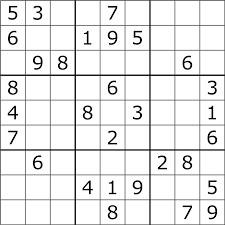
#> input picture open_CV_python/open_cv/sudoko.png, 225 x 225 px
$ python image_gradient.py   (older library calls are emulated)
#> lines starting #> are read from the running program, lines starting #| are printed output that depends on the picture
# -*- coding: utf-8 -*-
"""
Created on Thu Jan  7 07:34:15 2021

@author: Divija Ayala
"""

import cv2
import numpy as np
from matplotlib import pyplot as plt

img=cv2.imread("sudoko.png",0)
#> img is the input picture: shape (225, 225); min 0, max 255, mean 233.5

#If you want to detect both edges, keep the output datatype to some higher forms,
# like cv2.CV_16S, cv2.CV_64F etc, take its absolute value and
# then convert back to cv2.CV_8U(uint8)
lap=cv2.Laplacian(img, cv2.CV_64F,ksize=3)
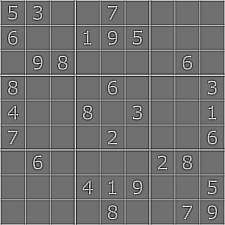
#> lap: shape (225, 225) float64; min -1530, max 1932, mean 8.4; drawn with min black and max white
lap=np.uint8(np.absolute(lap))
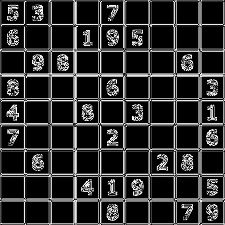
#> lap: shape (225, 225); min 0, max 254, mean 46.2

#Sobel operators is a joint Gausssian smoothing plus differentiation
#operation, so it is more resistant to noise. You can specify the
# direction of derivatives to be taken, vertical or horizontal
# by the arguments
sobelx=cv2.Sobel(img,cv2.CV_64F,1,0,ksize=-1)
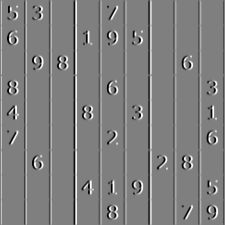
#> sobelx: shape (225, 225) float64; min -4080, max 4080, mean 2.2; drawn with min black and max white
sobelx=np.uint8(np.absolute(sobelx))
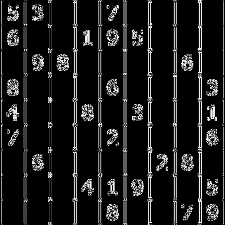
#> sobelx: shape (225, 225); min 0, max 255, mean 27.4

sobely=cv2.Sobel(img, cv2.CV_64F, 0, 1,ksize=-1)
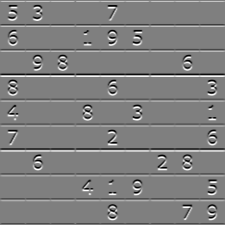
#> sobely: shape (225, 225) float64; min -4080, max 4080, mean 2.2; drawn with min black and max white
sobely=np.uint8(np.absolute(sobely))
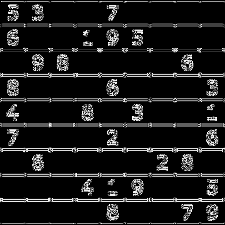
#> sobely: shape (225, 225); min 0, max 255, mean 27.6

sobel_combined=cv2.bitwise_or(sobelx, sobely)
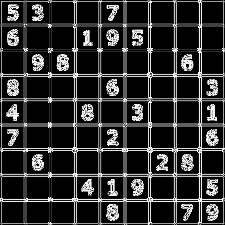
#> sobel_combined: shape (225, 225); min 0, max 255, mean 47.2

titles=['image','laplacian','sobelx','sobely','sobel_combined']
images=[img,lap,sobelx,sobely,sobel_combined]

for i in range(5):
    plt.subplot(2,3,1+i),plt.imshow(images[i],'gray')
    plt.title(titles[i])
    plt.xticks([]),plt.yticks([])

plt.show()

$ run again, with open_CV_python/open_cv/laplacian_pyramid.png copied over open_CV_python/open_cv/sudoko.png
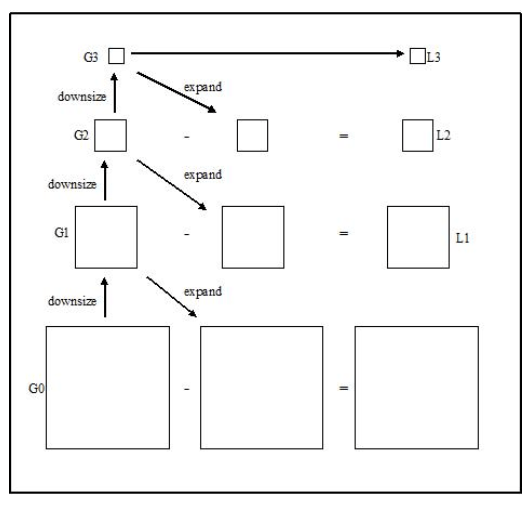
#> input picture open_CV_python/open_cv/laplacian_pyramid.png, 532 x 507 px
#> `sobely=cv2.Sobel(img, cv2.CV_64F, 0, 1,ksize=-1)`:
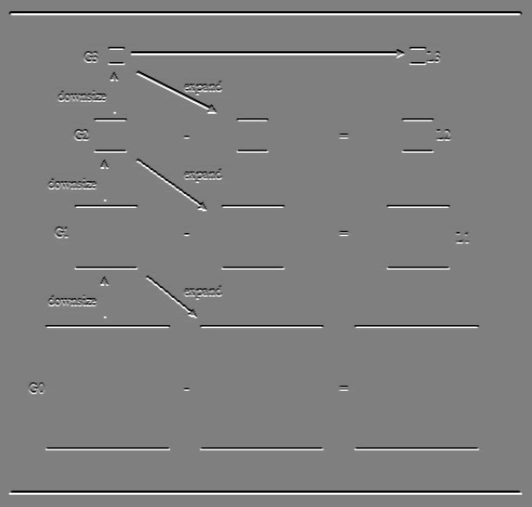
#> sobely: shape (507, 532) float64; min -4080, max 4080, mean 0; drawn with min black and max white
#> `sobel_combined=cv2.bitwise_or(sobelx, sobely)`:
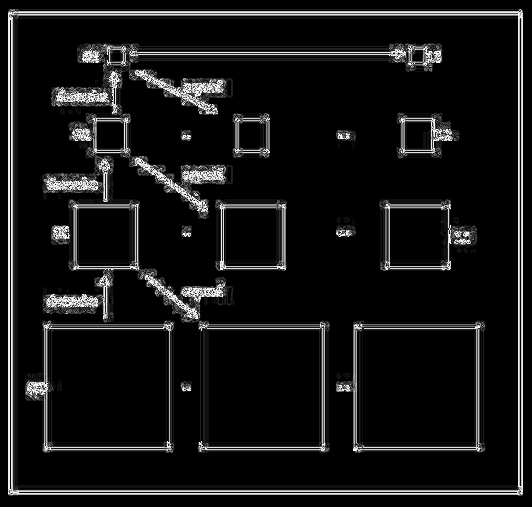
#> sobel_combined: shape (507, 532); min 0, max 255, mean 20.7

$ run again, with open_CV_python/open_cv/smarties.png copied over open_CV_python/open_cv/sudoko.png
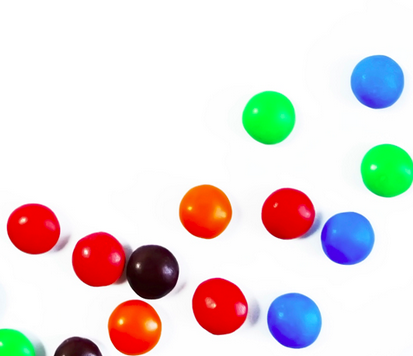
#> input picture open_CV_python/open_cv/smarties.png, 413 x 356 px
#> `sobely=cv2.Sobel(img, cv2.CV_64F, 0, 1,ksize=-1)`:
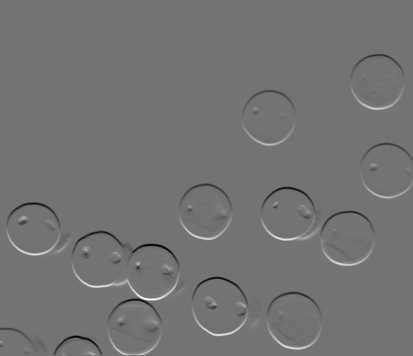
#> sobely: shape (356, 413) float64; min -3257, max 3920, mean -3.6; drawn with min black and max white
#> `sobel_combined=cv2.bitwise_or(sobelx, sobely)`:
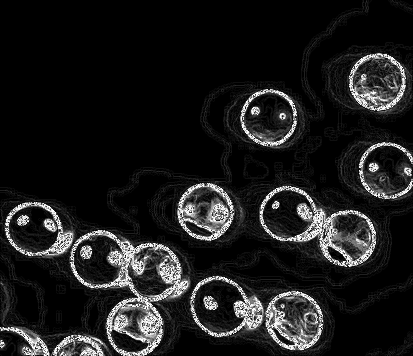
#> sobel_combined: shape (356, 413); min 0, max 255, mean 28.3
